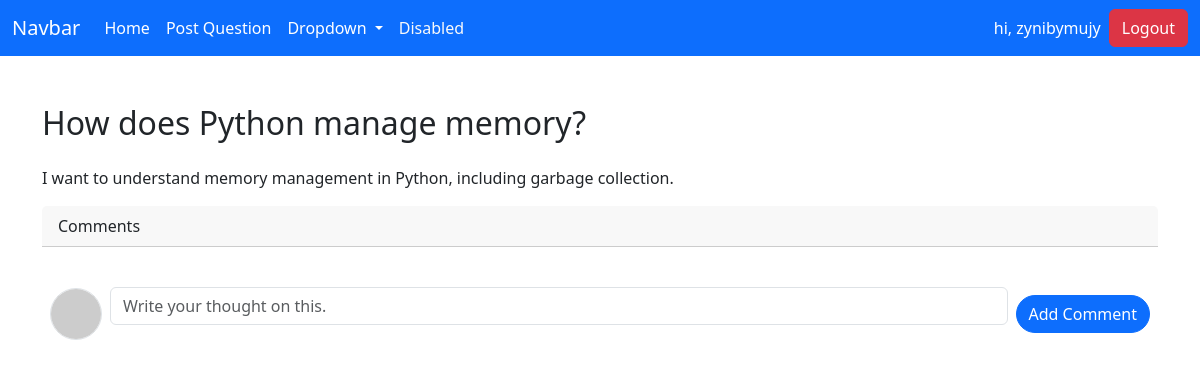
Page /question/2/ (signed in) on the committed database.
### core/models.py (models this page shows)
class BaseModel(models.Model):
    created_at = models.DateTimeField(auto_now_add=True)
    updated_at = models.DateTimeField(auto_now=True)
    class Meta:
        abstract = True

class Question(BaseModel):
    user = models.ForeignKey(User, on_delete=models.CASCADE, related_name='user_questions')
    title = models.CharField(max_length=255, blank=False, null=False)
    content = models.TextField(null=True,blank=True, max_length=560)

### core/views.py (the view)
# urls.py: path('question/<int:id>/', question_overview, name="question_detail"),
@login_required
def question_overview(request, id):
    question = get_object_or_404(Question, id=id)
    answers = Answer.objects.filter(question=question)
    if request.method == 'POST':
        if request.user == question.user:
            return redirect('core:home')
        form = AnswerForm(request.POST)
        instance = form.save(commit=False)
        instance.user = request.user
        instance.question = question
        instance.save()
        return redirect('core:home')
    else:
        form = AnswerForm()
        return render(request, 'core/detail.html',{'question':question,'form':form,'answers':answers})

### core/forms.py
class AnswerForm(forms.ModelForm):
    class Meta:
        model = Answer
        fields = ['content']
        widgets ={
            'content':forms.TextInput(attrs={'class':'form-control ', 'placeholder':'Write your thought on this.'}),
        }
    def __init__(self, *args, **kwargs):
        super().__init__(*args, **kwargs)
        self.fields['content'].label = ""

### templates/core/detail.html (shortened to what this page needs)
{% extends "base.html" %}
{% block content %}
<div class="container mt-5">
    <h2 class="mt-4 mb-4 ">{{question.title}}</h2>
    <p>{{question.content}}</p>
    <div class="card border-0">
        <div class="card-header">
            Comments
        </div>
        <div class="card-body">
        </div>
    </div>
    <form class="row g-2 align-items-center p-2" method='POST'>
        <div class="col-auto">
            <img src="https://placehold.co/50?text=Hello+World&font=roboto" class="border rounded-circle" alt="User Image">
        </div>
        <div class="col">
           {{form.as_p}}
        </div>
        <div class="col-auto">
            <button type="submit" class="btn btn-primary rounded-pill">Add Comment</button>
        </div>
    </form>
</div>
{% endblock content %}

### templates/utils/navbar.html (shortened to what this page needs)
<nav class="navbar navbar-expand-lg navbar-dark bg-primary">
  <div class="container-fluid">
    <a class="navbar-brand text-white" href="#">Navbar</a>
    <div class="collapse navbar-collapse" id="navbarSupportedContent">
      <ul class="navbar-nav me-auto mb-2 mb-lg-0">
        <li class="nav-item">
          <a class="nav-link active text-white" aria-current="page" href="#">Home</a>
        </li>
        <li class="nav-item">
          <a class="nav-link text-white" href="{% url "core:add_question" %}">Post Question</a>
        </li>
        <li class="nav-item dropdown">
          <a class="nav-link dropdown-toggle text-white" href="#" role="button" data-bs-toggle="dropdown" aria-expanded="false">
            Dropdown
          </a>
        </li>
        <li class="nav-item">
          <a class="nav-link disabled text-light" aria-disabled="true">Disabled</a>
        </li>
      </ul>
      {% if request.user.is_authenticated %}
      <p class="text-white mb-0">hi, {{ request.user.username }}</p>
      <a href="{% url 'accounts:log_out' %}" class="btn btn-danger ms-2">Logout</a>
      {% else %}
      <div class="d-inline-block">
          <a href="{% url 'accounts:login' %}" class="btn btn-warning">Login</a>
          <a href="{% url 'accounts:sign_up' %}" class="btn btn-success">Signup</a>
      </div>
      {% endif %}
    </div>
  </div>
</nav>

### rows in the picture
Question: title "How does Python manage memory?", content "I want to understand memory management in Python, including garbage collection."

### other values in the picture
{{ request.user.username }} "zynibymujy"
